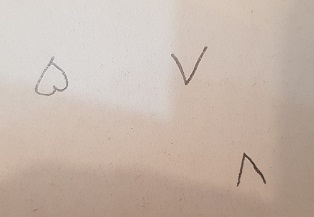
#> input picture ImageProcessing/Images/adad.jpg, 314 x 217 px, found by its file name
$ jupyter execute thresholding.ipynb
#> lines starting #> are read from the running program, lines starting #| are printed output that depends on the picture; after the words box and inside, x2 and y2 are one past the last pixel; in counts of white or black regions, pixels touching at a corner belong together
[cell 1]
import cv2
import numpy as np
import matplotlib.pyplot as plt

# Load our new image
original_image = cv2.imread('images/adad.jpg', 0)
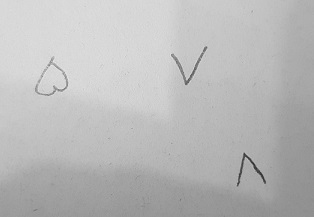
#> original_image: shape (217, 314); min 43, max 234, mean 185.8
#Noise removal
noise_removed_image = cv2.medianBlur(original_image,5)# or cv2.GaussianBlur(original_image,(5,5),0)

_,output1 = cv2.threshold(original_image,127,255,cv2.THRESH_BINARY)
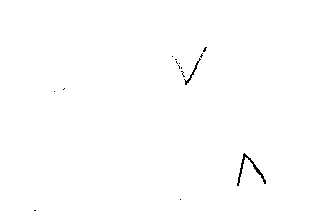
#> output1: shape (217, 314); 99.6% white; black in thin lines or dots, all inside (x1, y1, x2, y2) = (34, 47, 266, 211)
output2 = cv2.adaptiveThreshold(original_image,255,cv2.ADAPTIVE_THRESH_MEAN_C, cv2.THRESH_BINARY,11,2)
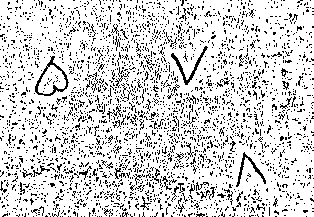
#> output2: shape (217, 314); 83.4% white; black in thin lines or dots
output3 = cv2.adaptiveThreshold(original_image,255,cv2.ADAPTIVE_THRESH_GAUSSIAN_C, cv2.THRESH_BINARY,11,2)
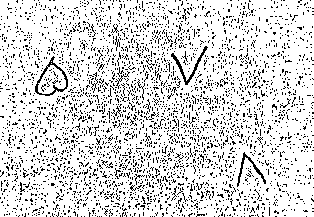
#> output3: shape (217, 314); 84.8% white; black in thin lines or dots

_,output4 = cv2.threshold(noise_removed_image,127,255,cv2.THRESH_BINARY)
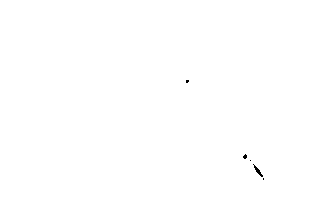
#> output4: shape (217, 314); 99.9% white; black in thin lines or dots, all inside (x1, y1, x2, y2) = (186, 80, 264, 180)
output5 = cv2.adaptiveThreshold(noise_removed_image,255,cv2.ADAPTIVE_THRESH_MEAN_C, cv2.THRESH_BINARY,11,2)
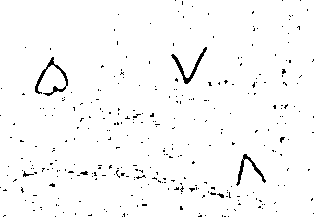
#> output5: shape (217, 314); 97.6% white; black in thin lines or dots
output6 = cv2.adaptiveThreshold(noise_removed_image,255,cv2.ADAPTIVE_THRESH_GAUSSIAN_C, cv2.THRESH_BINARY,11,2)
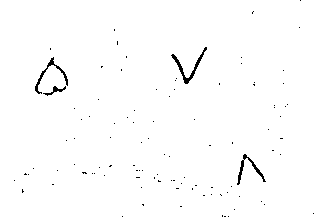
#> output6: shape (217, 314); 98.9% white; black in thin lines or dots


plt.figure(figsize=[15,15])
plt.subplot(331);plt.imshow(original_image, cmap='gray');plt.title("Original");
plt.subplot(332);plt.imshow(noise_removed_image, cmap='gray');plt.title("Noise removed");

plt.subplot(334);plt.imshow(output1, cmap='gray');plt.title("Global Thresholding (v = 127)");
plt.subplot(335);plt.imshow(output2, cmap='gray');plt.title("Adaptive Mean Thresholding");
plt.subplot(336);plt.imshow(output3, cmap='gray');plt.title("Adaptive Gaussian Thresholding");

plt.subplot(337);plt.imshow(output4, cmap='gray');plt.title("Global Thresholding + noise removal");
plt.subplot(338);plt.imshow(output5, cmap='gray');plt.title("Adaptive Mean + noise removal");
plt.subplot(339);plt.imshow(output6, cmap='gray');plt.title("Adaptive Gaussian + noise removal");

$ run again, with ImageProcessing/Images/person.jpg copied over ImageProcessing/Images/adad.jpg
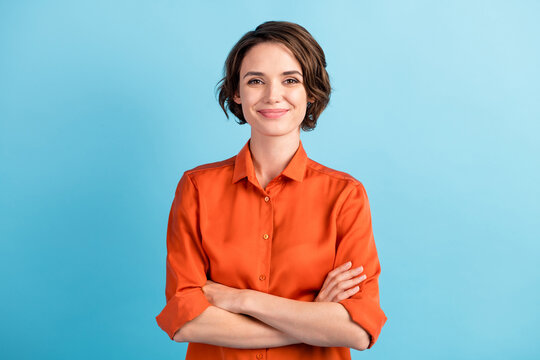
#> input picture ImageProcessing/Images/person.jpg, 540 x 360 px, found by its file name
#> `_,output1 = cv2.threshold(original_image,127,255,cv2.THRESH_BINARY)`:
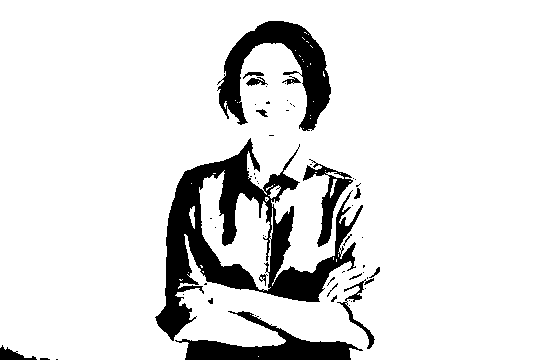
#> output1: shape (360, 540); 88.3% white; 58 black regions (40 under 20 px), largest, box (x1, y1, x2, y2) and area: (155, 138, 363, 341) 12392, (217, 21, 331, 131) 4767, (175, 311, 363, 360) 3229
#> output2: shape (360, 540); 89.7% white; 390 black regions (349 under 20 px), largest, box (x1, y1, x2, y2) and area: (155, 21, 387, 349) 13970, (175, 336, 365, 360) 1270, (243, 71, 281, 110) 418
#> output3: shape (360, 540); 91.1% white; 584 black regions (547 under 20 px), largest, box (x1, y1, x2, y2) and area: (155, 21, 387, 360) 12591, (243, 72, 292, 122) 605, (268, 205, 288, 287) 340
#> output4: shape (360, 540); 88.4% white; 21 black regions (7 under 20 px), largest, box (x1, y1, x2, y2) and area: (156, 140, 362, 340) 12371, (219, 21, 331, 131) 4750, (182, 312, 356, 360) 3192
#> output5: shape (360, 540); 89.9% white; 95 black regions (61 under 20 px), largest, box (x1, y1, x2, y2) and area: (156, 92, 381, 348) 8276, (219, 21, 331, 131) 3649, (282, 141, 368, 267) 1879
#> `output6 = cv2.adaptiveThreshold(noise_removed_image,255,cv2.ADAPTIVE_T..`:
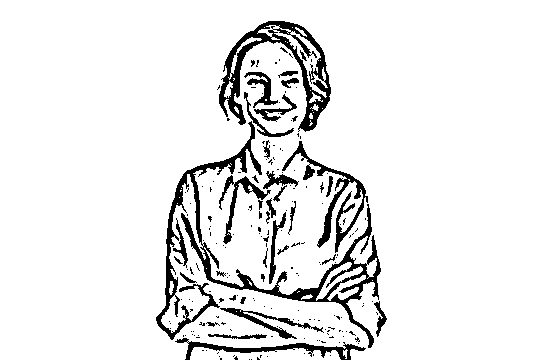
#> output6: shape (360, 540); 91.7% white; 195 black regions (160 under 20 px), largest, box (x1, y1, x2, y2) and area: (156, 121, 381, 348) 5551, (219, 21, 331, 132) 3220, (282, 141, 368, 253) 1546
